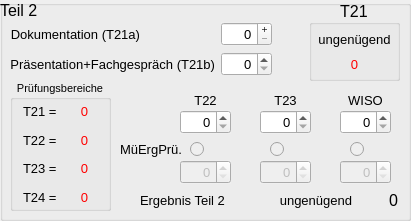
   <widget class="QGroupBox" name="groupBox_2">
    <property name="geometry">
     <rect>
      <x>20</x>
      <y>70</y>
      <width>411</width>
      <height>221</height>
     </rect>
    </property>
    <property name="font">
     <font>
      <pointsize>14</pointsize>
     </font>
    </property>
    <property name="toolTip">
     <string>Ergebnisse der Klausuren</string>
    </property>
    <property name="autoFillBackground">
     <bool>true</bool>
    </property>
    <property name="title">
     <string/>
    </property>
    <widget class="QLabel" name="label_4">
     <property name="geometry">
      <rect>
       <x>0</x>
       <y>0</y>
       <width>71</width>
       <height>21</height>
      </rect>
     </property>
     <property name="font">
      <font>
       <pointsize>12</pointsize>
      </font>
     </property>
     <property name="lineWidth">
      <number>-2</number>
     </property>
     <property name="text">
      <string>Teil 2</string>
     </property>
     <property name="wordWrap">
      <bool>true</bool>
     </property>
    </widget>
    <widget class="QDoubleSpinBox" name="spinboxGa1">
     <property name="geometry">
      <rect>
       <x>180</x>
       <y>110</y>
       <width>51</width>
       <height>24</height>
      </rect>
     </property>
     <property name="minimumSize">
      <size>
       <width>51</width>
       <height>0</height>
      </size>
     </property>
     <property name="maximumSize">
      <size>
       <width>51</width>
       <height>16777215</height>
      </size>
     </property>
     <property name="font">
      <font>
       <pointsize>10</pointsize>
      </font>
     </property>
     <property name="toolTip">
      <string>GA1</string>
     </property>
     <property name="autoFillBackground">
      <bool>true</bool>
     </property>
     <property name="alignment">
      <set>Qt::AlignRight|Qt::AlignTrailing|Qt::AlignVCenter</set>
     </property>
     <property name="decimals">
      <number>0</number>
     </property>
    </widget>
    <widget class="QLabel" name="label_20">
     <property name="geometry">
      <rect>
       <x>180</x>
       <y>90</y>
       <width>51</width>
       <height>20</height>
      </rect>
     </property>
     <property name="maximumSize">
      <size>
       <width>51</width>
       <height>16777215</height>
      </size>
     </property>
     <property name="font">
      <font>
       <pointsize>10</pointsize>
      </font>
     </property>
     <property name="text">
      <string>T22</string>
     </property>
     <property name="alignment">
      <set>Qt::AlignCenter</set>
     </property>
    </widget>
    <widget class="QLabel" name="label_21">
     <property name="geometry">
      <rect>
       <x>260</x>
       <y>90</y>
       <width>51</width>
       <height>20</height>
      </rect>
     </property>
     <property name="font">
      <font>
       <pointsize>10</pointsize>
      </font>
     </property>
     <property name="text">
      <string>T23</string>
     </property>
     <property name="alignment">
      <set>Qt::AlignCenter</set>
     </property>
    </widget>
    <widget class="QDoubleSpinBox" name="spinboxGa2">
     <property name="geometry">
      <rect>
       <x>260</x>
       <y>110</y>
       <width>51</width>
       <height>24</height>
      </rect>
     </property>
     <property name="minimumSize">
      <size>
       <width>51</width>
       <height>0</height>
      </size>
     </property>
     <property name="font">
      <font>
       <pointsize>10</pointsize>
      </font>
     </property>
     <property name="toolTip">
      <string>GA2</string>
     </property>
     <property name="autoFillBackground">
      <bool>true</bool>
     </property>
     <property name="alignment">
      <set>Qt::AlignRight|Qt::AlignTrailing|Qt::AlignVCenter</set>
     </property>
     <property name="decimals">
      <number>0</number>
     </property>
    </widget>
    <widget class="QDoubleSpinBox" name="spinboxWiso">
     <property name="geometry">
      <rect>
       <x>340</x>
       <y>110</y>
       <width>51</width>
       <height>24</height>
      </rect>
     </property>
     <property name="minimumSize">
      <size>
       <width>51</width>
       <height>0</height>
      </size>
     </property>
     <property name="font">
      <font>
       <pointsize>10</pointsize>
      </font>
     </property>
     <property name="toolTip">
      <string>WISO</string>
     </property>
     <property name="autoFillBackground">
      <bool>true</bool>
     </property>
     <property name="alignment">
      <set>Qt::AlignRight|Qt::AlignTrailing|Qt::AlignVCenter</set>
     </property>
     <property name="decimals">
      <number>0</number>
     </property>
    </widget>
    <widget class="QLabel" name="label_22">
     <property name="geometry">
      <rect>
       <x>340</x>
       <y>90</y>
       <width>51</width>
       <height>20</height>
      </rect>
     </property>
     <property name="font">
      <font>
       <pointsize>10</pointsize>
      </font>
     </property>
     <property name="text">
      <string>WISO</string>
     </property>
     <property name="alignment">
      <set>Qt::AlignCenter</set>
     </property>
    </widget>
    <widget class="QLabel" name="label_23">
     <property name="geometry">
      <rect>
       <x>120</x>
       <y>139</y>
       <width>61</width>
       <height>21</height>
      </rect>
     </property>
     <property name="font">
      <font>
       <pointsize>10</pointsize>
      </font>
     </property>
     <property name="text">
      <string>MüErgPrü.</string>
     </property>
    </widget>
    <widget class="QLabel" name="labelGradeT2">
     <property name="geometry">
      <rect>
       <x>260</x>
       <y>190</y>
       <width>92</width>
       <height>21</height>
      </rect>
     </property>
     <property name="sizePolicy">
      <sizepolicy hsizetype="Fixed" vsizetype="Preferred">
       <horstretch>0</horstretch>
       <verstretch>0</verstretch>
      </sizepolicy>
     </property>
     <property name="font">
      <font>
       <pointsize>10</pointsize>
      </font>
     </property>
     <property name="text">
      <string>ungenügend</string>
     </property>
     <property name="alignment">
      <set>Qt::AlignRight|Qt::AlignTrailing|Qt::AlignVCenter</set>
     </property>
    </widget>
    <widget class="QLabel" name="label_25">
     <property name="geometry">
      <rect>
       <x>140</x>
       <y>190</y>
       <width>111</width>
       <height>21</height>
      </rect>
     </property>
     <property name="sizePolicy">
      <sizepolicy hsizetype="Fixed" vsizetype="Preferred">
       <horstretch>0</horstretch>
       <verstretch>0</verstretch>
      </sizepolicy>
     </property>
     <property name="font">
      <font>
       <pointsize>10</pointsize>
      </font>
     </property>
     <property name="text">
      <string>Ergebnis Teil 2</string>
     </property>
    </widget>
    <widget class="QLabel" name="labelPointsB">
     <property name="geometry">
      <rect>
       <x>357</x>
       <y>190</y>
       <width>41</width>
       <height>20</height>
      </rect>
     </property>
     <property name="sizePolicy">
      <sizepolicy hsizetype="Preferred" vsizetype="Preferred">
       <horstretch>0</horstretch>
       <verstretch>0</verstretch>
      </sizepolicy>
     </property>
     <property name="font">
      <font>
       <pointsize>12</pointsize>
      </font>
     </property>
     <property name="text">
      <string>0</string>
     </property>
     <property name="alignment">
      <set>Qt::AlignRight|Qt::AlignTrailing|Qt::AlignVCenter</set>
     </property>
    </widget>
    <widget class="QDoubleSpinBox" name="spinboxWisoE">
     <property name="enabled">
      <bool>false</bool>
     </property>
     <property name="geometry">
      <rect>
       <x>340</x>
       <y>160</y>
       <width>51</width>
       <height>24</height>
      </rect>
     </property>
     <property name="minimumSize">
      <size>
       <width>51</width>
       <height>0</height>
      </size>
     </property>
     <property name="font">
      <font>
       <pointsize>10</pointsize>
      </font>
     </property>
     <property name="toolTip">
      <string>MEPR WISO</string>
     </property>
     <property name="autoFillBackground">
      <bool>true</bool>
     </property>
     <property name="alignment">
      <set>Qt::AlignRight|Qt::AlignTrailing|Qt::AlignVCenter</set>
     </property>
     <property name="decimals">
      <number>0</number>
     </property>
    </widget>
    <widget class="QDoubleSpinBox" name="spinboxGa2E">
     <property name="enabled">
      <bool>false</bool>
     </property>
     <property name="geometry">
      <rect>
       <x>260</x>
       <y>160</y>
       <width>51</width>
       <height>24</height>
      </rect>
     </property>
     <property name="minimumSize">
      <size>
       <width>51</width>
       <height>0</height>
      </size>
     </property>
     <property name="font">
      <font>
       <pointsize>10</pointsize>
      </font>
     </property>
     <property name="toolTip">
      <string>MEPR GA2</string>
     </property>
     <property name="autoFillBackground">
      <bool>true</bool>
     </property>
     <property name="alignment">
      <set>Qt::AlignRight|Qt::AlignTrailing|Qt::AlignVCenter</set>
     </property>
     <property name="decimals">
      <number>0</number>
     </property>
    </widget>
    <widget class="QDoubleSpinBox" name="spinboxGa1E">
     <property name="enabled">
      <bool>false</bool>
     </property>
     <property name="geometry">
      <rect>
       <x>180</x>
       <y>160</y>
       <width>51</width>
       <height>24</height>
      </rect>
     </property>
     <property name="minimumSize">
      <size>
       <width>51</width>
       <height>0</height>
      </size>
     </property>
     <property name="maximumSize">
      <size>
       <width>51</width>
       <height>16777215</height>
      </size>
     </property>
     <property name="font">
      <font>
       <pointsize>10</pointsize>
      </font>
     </property>
     <property name="toolTip">
      <string>MEPR GA1</string>
     </property>
     <property name="autoFillBackground">
      <bool>true</bool>
     </property>
     <property name="alignment">
      <set>Qt::AlignRight|Qt::AlignTrailing|Qt::AlignVCenter</set>
     </property>
     <property name="decimals">
      <number>0</number>
     </property>
    </widget>
    <widget class="QRadioButton" name="radioButton1">
     <property name="enabled">
      <bool>false</bool>
     </property>
     <property name="geometry">
      <rect>
       <x>190</x>
       <y>140</y>
       <width>19</width>
       <height>18</height>
      </rect>
     </property>
     <property name="text">
      <string/>
     </property>
     <property name="autoExclusive">
      <bool>true</bool>
     </property>
    </widget>
    <widget class="QRadioButton" name="radioButton2">
     <property name="enabled">
      <bool>false</bool>
     </property>
     <property name="geometry">
      <rect>
       <x>270</x>
       <y>140</y>
       <width>19</width>
       <height>18</height>
      </rect>
     </property>
     <property name="text">
      <string/>
     </property>
     <property name="autoExclusive">
      <bool>true</bool>
     </property>
    </widget>
    <widget class="QRadioButton" name="radioButton3">
     <property name="enabled">
      <bool>false</bool>
     </property>
     <property name="geometry">
      <rect>
       <x>350</x>
       <y>140</y>
       <width>19</width>
       <height>18</height>
      </rect>
     </property>
     <property name="text">
      <string/>
     </property>
     <property name="autoExclusive">
      <bool>true</bool>
     </property>
    </widget>
    <widget class="QWidget" name="layoutWidget">
     <property name="geometry">
      <rect>
       <x>10</x>
       <y>22</y>
       <width>262</width>
       <height>61</height>
      </rect>
     </property>
     <layout class="QFormLayout" name="formLayout_3">
      <item row="0" column="0">
       <widget class="QLabel" name="label_2">
        <property name="font">
         <font>
          <pointsize>10</pointsize>
         </font>
        </property>
        <property name="text">
         <string>Dokumentation (T21a)</string>
        </property>
        <property name="alignment">
         <set>Qt::AlignRight|Qt::AlignTrailing|Qt::AlignVCenter</set>
        </property>
       </widget>
      </item>
      <item row="0" column="1">
       <widget class="QDoubleSpinBox" name="spinboxDocumentation">
        <property name="minimumSize">
         <size>
          <width>51</width>
          <height>0</height>
         </size>
        </property>
        <property name="font">
         <font>
          <pointsize>10</pointsize>
         </font>
        </property>
        <property name="toolTip">
         <string>Ergebnis der Dokumentation</string>
        </property>
        <property name="autoFillBackground">
         <bool>true</bool>
        </property>
        <property name="alignment">
         <set>Qt::AlignRight|Qt::AlignTrailing|Qt::AlignVCenter</set>
        </property>
        <property name="buttonSymbols">
         <enum>QAbstractSpinBox::PlusMinus</enum>
        </property>
        <property name="decimals">
         <number>0</number>
        </property>
       </widget>
      </item>
      <item row="1" column="0">
       <widget class="QLabel" name="label_3">
        <property name="font">
         <font>
          <pointsize>10</pointsize>
         </font>
        </property>
        <property name="text">
         <string>Präsentation+Fachgespräch (T21b)</string>
        </property>
        <property name="alignment">
         <set>Qt::AlignRight|Qt::AlignTrailing|Qt::AlignVCenter</set>
        </property>
       </widget>
      </item>
      <item row="1" column="1">
       <widget class="QDoubleSpinBox" name="spinboxExamination">
        <property name="minimumSize">
         <size>
          <width>51</width>
          <height>0</height>
         </size>
        </property>
        <property name="font">
         <font>
          <pointsize>10</pointsize>
         </font>
        </property>
        <property name="toolTip">
         <string>Summe aus Präsentation un Fachgespräch</string>
        </property>
        <property name="alignment">
         <set>Qt::AlignRight|Qt::AlignTrailing|Qt::AlignVCenter</set>
        </property>
        <property name="decimals">
         <number>0</number>
        </property>
       </widget>
      </item>
     </layout>
    </widget>
    <widget class="QGroupBox" name="groupBox_4">
     <property name="geometry">
      <rect>
       <x>309</x>
       <y>0</y>
       <width>91</width>
       <height>81</height>
      </rect>
     </property>
     <property name="font">
      <font>
       <pointsize>12</pointsize>
      </font>
     </property>
     <property name="toolTip">
      <string>Ergebnis aus Dokumentation und PRFG</string>
     </property>
     <property name="title">
      <string>T21</string>
     </property>
     <property name="alignment">
      <set>Qt::AlignCenter</set>
     </property>
     <widget class="QWidget" name="layoutWidget">
      <property name="geometry">
       <rect>
        <x>0</x>
        <y>26</y>
        <width>91</width>
        <height>51</height>
       </rect>
      </property>
      <layout class="QVBoxLayout" name="verticalLayout">
       <property name="topMargin">
        <number>3</number>
       </property>
       <property name="bottomMargin">
        <number>3</number>
       </property>
       <item>
        <widget class="QLabel" name="labelGradeT21">
         <property name="font">
          <font>
           <pointsize>10</pointsize>
          </font>
         </property>
         <property name="toolTip">
          <string>Ergebnis aus Dokumentation und PRFG</string>
         </property>
         <property name="text">
          <string>ungenügend</string>
         </property>
         <property name="alignment">
          <set>Qt::AlignCenter</set>
         </property>
        </widget>
       </item>
       <item>
        <widget class="QLabel" name="labelPointsT21">
         <property name="font">
          <font>
           <pointsize>10</pointsize>
          </font>
         </property>
         <property name="toolTip">
          <string>Ergebnis aus Dokumentation und PRFG</string>
         </property>
         <property name="styleSheet">
          <string notr="true">color : red</string>
         </property>
         <property name="text">
          <string>0</string>
         </property>
         <property name="alignment">
          <set>Qt::AlignCenter</set>
         </property>
        </widget>
       </item>
      </layout>
     </widget>
    </widget>
    <widget class="QGroupBox" name="groupBox_5">
     <property name="geometry">
      <rect>
       <x>10</x>
       <y>80</y>
       <width>101</width>
       <height>131</height>
      </rect>
     </property>
     <property name="font">
      <font>
       <pointsize>8</pointsize>
      </font>
     </property>
     <property name="title">
      <string>Prüfungsbereiche</string>
     </property>
     <property name="alignment">
      <set>Qt::AlignCenter</set>
     </property>
     <widget class="QWidget" name="layoutWidget">
      <property name="geometry">
       <rect>
        <x>10</x>
        <y>20</y>
        <width>71</width>
        <height>108</height>
       </rect>
      </property>
      <layout class="QVBoxLayout" name="verticalLayout_2">
       <property name="leftMargin">
        <number>3</number>
       </property>
       <property name="rightMargin">
        <number>3</number>
       </property>
       <item>
        <layout class="QGridLayout" name="gridLayout_2">
         <item row="0" column="0">
          <widget class="QLabel" name="label_8">
           <property name="font">
            <font>
             <pointsize>10</pointsize>
            </font>
           </property>
           <property name="text">
            <string>T21 =</string>
           </property>
          </widget>
         </item>
         <item row="0" column="1">
          <widget class="QLabel" name="label_t21">
           <property name="font">
            <font>
             <pointsize>10</pointsize>
            </font>
           </property>
           <property name="styleSheet">
            <string notr="true">color: red</string>
           </property>
           <property name="text">
            <string>0</string>
           </property>
           <property name="alignment">
            <set>Qt::AlignRight|Qt::AlignTrailing|Qt::AlignVCenter</set>
           </property>
          </widget>
         </item>
        </layout>
       </item>
       <item>
        <layout class="QGridLayout" name="gridLayout_3">
         <item row="0" column="0">
          <widget class="QLabel" name="label_11">
           <property name="font">
            <font>
             <pointsize>10</pointsize>
            </font>
           </property>
           <property name="text">
            <string>T22 =</string>
           </property>
          </widget>
         </item>
         <item row="0" column="1">
          <widget class="QLabel" name="label_t22">
           <property name="font">
            <font>
             <pointsize>10</pointsize>
            </font>
           </property>
           <property name="styleSheet">
            <string notr="true">color: red</string>
           </property>
           <property name="text">
            <string>0</string>
           </property>
           <property name="alignment">
            <set>Qt::AlignRight|Qt::AlignTrailing|Qt::AlignVCenter</set>
           </property>
          </widget>
         </item>
        </layout>
       </item>
       <item>
        <layout class="QGridLayout" name="gridLayout_4">
         <item row="0" column="0">
          <widget class="QLabel" name="label_12">
           <property name="font">
            <font>
             <pointsize>10</pointsize>
            </font>
           </property>
           <property name="text">
            <string>T23 =</string>
           </property>
          </widget>
         </item>
         <item row="0" column="1">
          <widget class="QLabel" name="label_t23">
           <property name="font">
            <font>
             <pointsize>10</pointsize>
            </font>
           </property>
           <property name="styleSheet">
            <string notr="true">color: red</string>
           </property>
           <property name="text">
            <string>0</string>
           </property>
           <property name="alignment">
            <set>Qt::AlignRight|Qt::AlignTrailing|Qt::AlignVCenter</set>
           </property>
          </widget>
         </item>
        </layout>
       </item>
       <item>
        <layout class="QGridLayout" name="gridLayout_5">
         <item row="0" column="0">
          <widget class="QLabel" name="label_13">
           <property name="font">
            <font>
             <pointsize>10</pointsize>
            </font>
           </property>
           <property name="text">
            <string>T24 =</string>
           </property>
          </widget>
         </item>
         <item row="0" column="1">
          <widget class="QLabel" name="label_t24">
           <property name="font">
            <font>
             <pointsize>10</pointsize>
            </font>
           </property>
           <property name="styleSheet">
            <string notr="true">color: red</string>
           </property>
           <property name="text">
            <string>0</string>
           </property>
           <property name="alignment">
            <set>Qt::AlignRight|Qt::AlignTrailing|Qt::AlignVCenter</set>
           </property>
          </widget>
         </item>
        </layout>
       </item>
      </layout>
     </widget>
    </widget>
   </widget>
